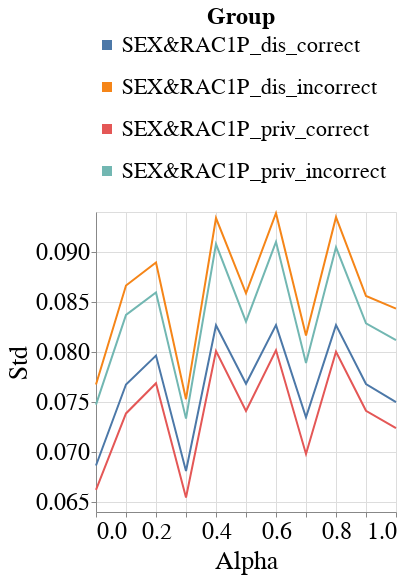

The notebook cell saved with this chart:
### Code cell
visualizer.create_line_bands_per_group_metric_plot(model_name=MODEL_NAMES[0],
                                                   group_metric='Std',
                                                   group='SEX&RAC1P',
                                                   metric_type='subgroup')

### Figure 1 — Vega-Lite specification as saved in the notebook (floating-point values rounded to 4 significant figures; data arrays with more than 128 entries replaced by an {"elided": "..."} marker saying what was removed)
{"config": {"view": {"continuousWidth": 400, "continuousHeight": 300}, "axis": {"labelFontSize": 24, "labelFontWeight": "normal", "titleFontSize": 26, "titleFontWeight": "normal"}, "legend": {"columns": 1, "direction": "horizontal", "labelFontSize": 22, "labelLimit": 300, "orient": "top", "symbolStrokeWidth": 10, "titleAnchor": "middle", "titleFontSize": 24, "titleLimit": 300}, "title": {"fontSize": 22}}, "data": {"name": "data-344aa4c8b771cfdf7a30c1d839367922"}, "mark": "line", "encoding": {"color": {"field": "Group", "type": "nominal"}, "x": {"field": "Intervention_Param", "title": "Alpha", "type": "quantitative"}, "y": {"aggregate": "mean", "field": "Metric_Value", "scale": {"zero": false}, "title": "Std", "type": "quantitative"}}, "height": 300, "width": 300, "$schema": "https://vega.github.io/schema/vega-lite/v4.17.0.json", "datasets": {"data-344aa4c8b771cfdf7a30c1d839367922": {"elided": "264 records"}}}
